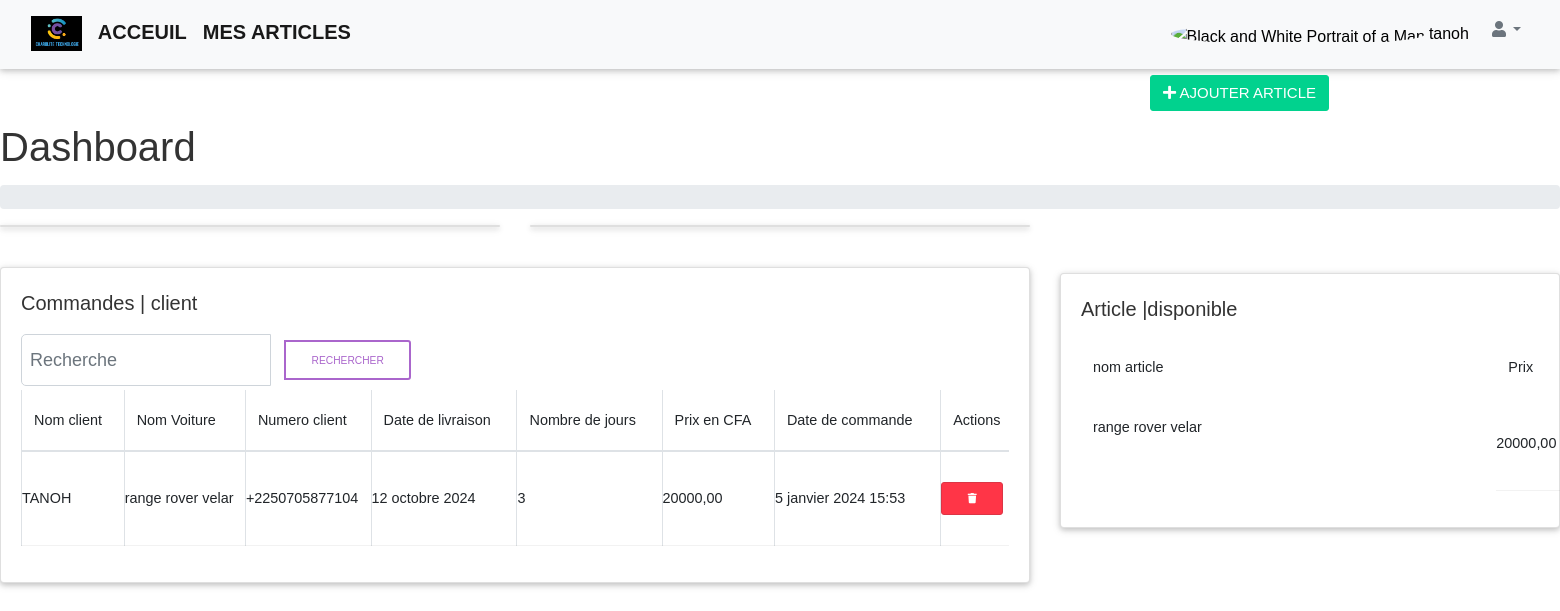
Page /my-admin/my-article (signed in) on the committed database.
### charo/models.py (models this page shows, shortened)
class Commande(models.Model):
    article=models.ForeignKey(Article,on_delete=models.CASCADE)
    nom=models.CharField(max_length=50)
    prenom=models.CharField(max_length=150)
    email=models.EmailField(max_length=100)
    date_debut=models.DateField(max_length=100)
    nbre_jours=models.PositiveIntegerField()
    numero=models.CharField(max_length=70)
    date_commande = models.DateTimeField(default=timezone.now)

class Article(models.Model):# forcement heriter de la classe models.model qui est un module python
    user=models.ForeignKey(User,on_delete=models.CASCADE,null=True)
    nom=models.CharField(max_length=50,default="non name") # le titre qui sera en chaine de caractere et qui à pour taille 50
    Category=models.ForeignKey(category,on_delete=models.CASCADE) # la clee etrangere  puis cascade pour la supression de toutes les articles d'une categories
    description=models.TextField() # la description aura comme type texte
    kilometrage=models.CharField(max_length=50,default="1")
    transmission=models.CharField(max_length=50,default="1")
    carburant=models.CharField(max_length=100,default="1")
    prix = models.DecimalField(default=0.0, max_digits=10, decimal_places=2)
    image1=models.ImageField(blank=True) # on declare notre image de type image
    image2=models.ImageField(null=True,blank=True) # on declare notre image de type image
    image3=models.ImageField(null=True,blank=True) # on declare notre image de type image
    created_at=models.DateTimeField(auto_now_add=True)# veut dire de mettre la date actuel  lorsqu'on ajoute un element
    updated_at=models.DateTimeField(auto_now=True)

### app_admin/views.py (the view)
# urls.py: path('my-article',user_article,name='my-article'),
def user_article(request):
    if not request.user.is_authenticated:
        return redirect('login-blog')
    list_articles = Article.objects.filter(user=request.user)
    list_commandes = Commande.objects.filter(article__in=list_articles)
    context = {
        'list_articles': list_articles,
        'list_commandes': list_commandes,
    }
    return render(request, 'my-article.html', context)

### app_admin/templates/my-article.html (shortened to what this page needs)
{% extends 'partials/base.html' %}
{% block content %}
<div class="container">
    <div class="row">
        <div class="col-md-12">
            <a class="btn btn-secondary float-right" href="{% url 'ajout-article' %}"><i class="fas fa-plus"></i> Ajouter article</a>
        </div>
        </div>
    </div>
<body>
  <main id="main" class="main">
    <div class="pagetitle">
      <h1>Dashboard</h1>
      <nav>
        <ol class="breadcrumb">
        </ol>
      </nav>
    </div>
    <section class="section dashboard">
      <div class="row">
        <div class="col-lg-8">
          <div class="row">
            <div class="col-xxl-4 col-md-6">
              <div class="card info-card sales-card">
              </div>
            </div>
            <div class="col-xxl-4 col-md-6">
              <div class="card info-card revenue-card">
              </div>
            </div>
                <div class="card-body">
                </div>
            <div class="col-12">
              <div class="card recent-sales overflow-auto">
                <div class="card-body">
                    <h5 class="card-title">Commandes <span>| client</span></h5>
                    <div class="row">
                        <div class="col-6">
                            <form class="form-inline my-1" action="{% url 'search1' %}">
                                <div class="input-group">
                                    <input class="form-control form-control-sm mr-sm-2 mb-0" type="text" placeholder="Recherche" aria-label="Search" name="commande">
                                    <div class="input-group-append">
                                        <button class="btn btn-outline-secondary btn-sm" type="submit">Rechercher</button>
                                    </div>
                                </div>
                            </form>
                        </div>
                    </div>
                    <div class="table-responsive">
                        <table class="table table-bordered table-hover datatable">
                            <thead>
                                <tr>
                                    <th scope="col">Nom client</th>
                                    <th scope="col">Nom Voiture</th>
                                    <th scope="col">Numero client</th>
                                    <th scope="col">Date de livraison</th>
                                    <th scope="col">Nombre de jours</th>
                                    <th scope="col">Prix en CFA</th>
                                    <th scope="col">Date de commande</th>
                                    <th scope="col">Actions</th>
                                </tr>
                            </thead>
                            <tbody>
                                {% for commande in list_commandes %}
                                <tr>
                                    <td>{{commande.nom}}</td>
                                    <td>{{commande.article.nom}}</td>
                                    <td>{{commande.numero}}</td>
                                    <td>{{commande.date_debut}}</td>
                                    <td>{{commande.nbre_jours}}</td>
                                    <td>{{commande.article.prix}}</td>
                                    <td>{{commande.date_commande}}</td>
                                    <td>
                                        <a href="{% url 'delete' commande.id %}" class="btn btn-danger btn-sm"><i class="fas fa-trash"></i></a>
                                    </td>
                                </tr>
                                {% endfor %}
                            </tbody>
                        </table>
                    </div>
                </div>
              </div>
            </div>
          </div>
        </div>
        <div class="col-lg-4">
          <div class="card mt-5">
            <div class="card-body">
              <h5 class="card-title">Article <span>|disponible </span></h5>
              <table class="table table-borderless datatable">
                <thead>
                  <tr>
                    <th scope="col">nom article</th>
                    <th scope="col">Prix</th>
                  </tr>
                </thead>
                <tbody>
                    {%for article in list_articles %}
                  <tr>
                    <th scope="row"><a href="#">{{article.nom}}</a></th>
                    <td>{{article.prix}}</td>
                  </tr>
                  {% endfor %}
                </tbody>
              </table>
            </div>
          </div>
            </div>
          </div>
    </section>
  </main>
</body>
</html>
{% endblock %}

### app_admin/templates/_navadmin.html (shortened to what this page needs)
{%load static %}
<nav class="navbar navbar-expand-lg navbar-light bg-light">
  <div class="container-fluid justify-content-between">
    <div class="d-flex">
      <a class="navbar-brand me-2 mb-1 d-flex align-items-center" href="#">
        <img
          src="{% static 'img/logoe.jpeg' %}"
          height="35"
          loading="lazy"
          style="margin-top: 2px;"
        />
      </a>
      <a class="navbar-brand" href="{% url 'home' %}">Acceuil</a>
      <a class="navbar-brand" href="{% url 'my-article'%}">Mes articles</a>
    </div>
    <ul class="navbar-nav flex-row">
      <li class="nav-item me-3 me-lg-1">
        <span class="nav-link d-sm-flex align-items-sm-center" href="#">
          <img
            src="https://mdbcdn.b-cdn.net/img/new/avatars/1.webp"
            class="rounded-circle"
            height="22"
            alt="Black and White Portrait of a Man"
            loading="lazy"
          />
          {% if user.is_authenticated %}
          <strong class="d-none d-sm-block ms-1 p-1">{{user.username}}</strong>
          {% endif %}
        </span>
      </li>
      <li class="nav-item dropdown me-3 me-lg-1">
      <li class="nav-item dropdown me-3 me-lg-1">
        <ul class="navbar-nav my-lg-0 ml-auto">
          <li class="nav-item dropdown">
              <a class="nav-link dropdown-toggle text-muted  " href="#" data-toggle="dropdown" aria-haspopup="true" aria-expanded="false">
                 <i class="fas fa-user"> </a></i>
          </li>
      </ul>
      </li>
    </ul>
  </div>
</nav>

### rows in the picture
Commande: nom "TANOH", article.nom "range rover velar", numero "+2250705877104", date_debut "12 octobre 2024", nbre_jours "3", article.prix "20000,00", date_commande "5 janvier 2024 15:53"
Article: nom "range rover velar", prix "20000,00"

### other values in the picture
{{ user.username }} "tanoh"
